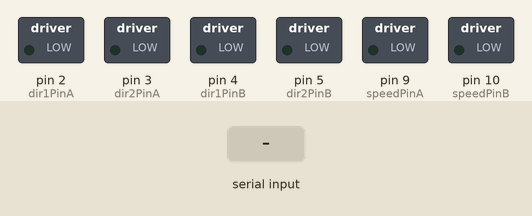
A sketch run on a simulated Arduino Uno, built with avr-gcc and run on an emulated ATmega328P. Parts: switched loads named in the sketch (green lamp = pin HIGH). The test bench sets the inputs (shaded band).

Above: at 1.2 s.
1.3 s: ":" received over Serial
At 2.0 s:
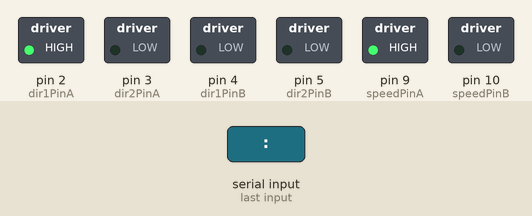
2.8 s: ";" received over Serial
At 3.1 s:
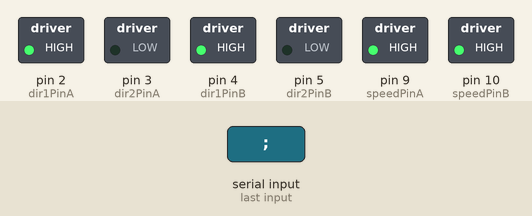
Timing chart, 0 to 5.8 s (numbered marks = the images above; inputs shaded):
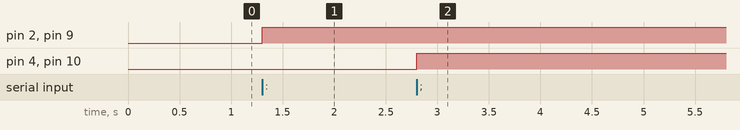

The sketch:

ArduMotor.ino
```cpp
// (licence header left out)
String temp="";
int left_motor=1500;
int right_motor=1500;

int dir1PinA = 2;
int dir2PinA = 3;
int speedPinA = 9; // PWM pini, hız kontrolü için

// Motor 2

int dir1PinB = 4;
int dir2PinB = 5;
int speedPinB = 10; // PWM pini, hız kontrolü için
//d3(1) - EN1/ D5(9)-EN2 / D9(13)-EN3 / D10(14)-EN4


void setup() {
  // put your setup code here, to run once:
  Serial.begin(9600);

  pinMode(dir1PinA,OUTPUT);
  pinMode(dir2PinA,OUTPUT);
  pinMode(speedPinA,OUTPUT);
  pinMode(dir1PinB,OUTPUT);
  pinMode(dir2PinB,OUTPUT);
  pinMode(speedPinB,OUTPUT);


}

void update_motors(){
  if(left_motor==1500){

    analogWrite(speedPinA, 0);

    //digitalWrite(l1,LOW);
    //digitalWrite(l2,LOW);
  }else{
    if(left_motor>1500){
      int v = (int)( (1-( (1900-left_motor) /400.0)) *255);
      digitalWrite(dir1PinA, LOW);
      digitalWrite(dir2PinA, HIGH);
      analogWrite(speedPinA, v);
    }else{
      int v=(int)((1-((left_motor-1100)/400.0))*255);
      digitalWrite(dir1PinA, HIGH);
      digitalWrite(dir2PinA, LOW);
      analogWrite(speedPinA, v);
    }
  }

  if(right_motor==1500){

    analogWrite(speedPinB, 0);
    //digitalWrite(r1,LOW);
    //digitalWrite(r2,LOW);
  }else{
    if(right_motor>1500){
      int v = (int)( (1-( (1900-left_motor) /400.0)) *255);
      digitalWrite(dir1PinB, LOW);
      digitalWrite(dir2PinB, HIGH);
      analogWrite(speedPinB, v);
      //digitalWrite(r1,LOW);
      //analogWrite(r2,(int)((1900-right_motor)/400.0*255));
    }else{
      int v=(int)((1-((left_motor-1100)/400.0))*255);
      digitalWrite(dir1PinB, HIGH);
      digitalWrite(dir2PinB, LOW);
      analogWrite(speedPinB, v);
      //digitalWrite(r2,LOW);
      //analogWrite(r1,(int)((1900-right_motor)/400.0*255));
    }
  }

}
void loop() {
  // put your main code here, to run repeatedly:
  if(Serial.available()>0){
      char c =Serial.read();
      if(c==':'){
        left_motor=temp.toInt();
        temp="";
        update_motors();
      }else if(c==';'){
        right_motor=temp.toInt();
        temp="";
        update_motors();
      }else{
        temp+=c;
      }
  }
}
```

Measured:
- after the input at 1.3 s, pin 2 (dir1PinA), pin 9 (speedPinA): LOW → HIGH at once
- after the input at 2.8 s, pin 4 (dir1PinB), pin 10 (speedPinB): LOW → HIGH at once
